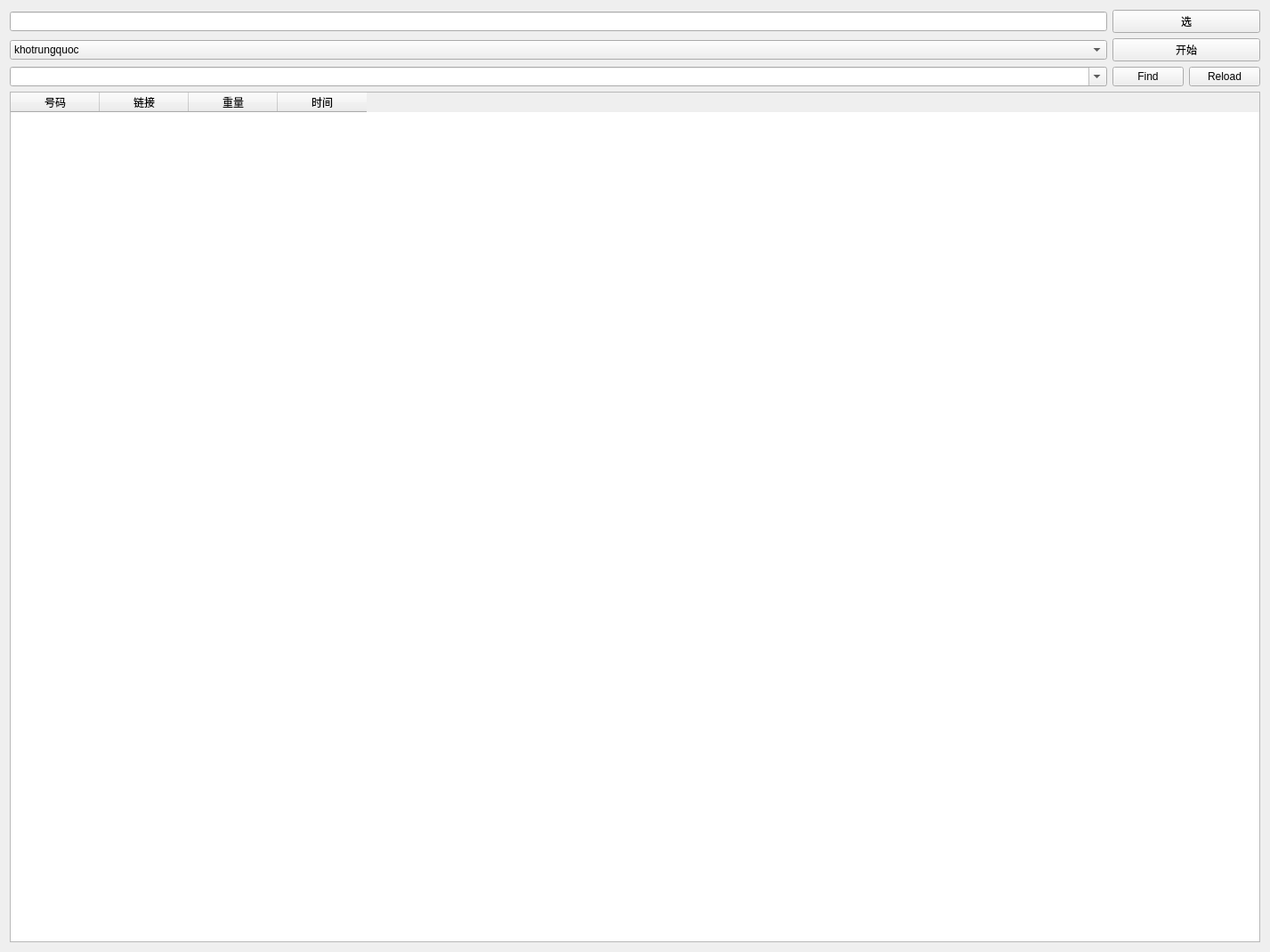
<?xml version="1.0" encoding="UTF-8"?>
<ui version="4.0">
 <class>Form</class>
 <widget class="QWidget" name="Form">
  <property name="geometry">
   <rect>
    <x>0</x>
    <y>0</y>
    <width>1427</width>
    <height>1070</height>
   </rect>
  </property>
  <property name="windowTitle">
   <string>Form</string>
  </property>
  <layout class="QGridLayout" name="gridLayout">
   <item row="0" column="0">
    <widget class="QLineEdit" name="lineEditPathKuaidi"/>
   </item>
   <item row="0" column="1" colspan="3">
    <widget class="QPushButton" name="ButtonSelectPath">
     <property name="text">
      <string>选</string>
     </property>
    </widget>
   </item>
   <item row="1" column="0">
    <widget class="QComboBox" name="comboBoxSite">
     <item>
      <property name="text">
       <string>khotrungquoc</string>
      </property>
     </item>
    </widget>
   </item>
   <item row="1" column="1" colspan="3">
    <widget class="QPushButton" name="pushButtonStart">
     <property name="text">
      <string>开始</string>
     </property>
    </widget>
   </item>
   <item row="4" column="0" colspan="4">
    <widget class="QTableWidget" name="tableWidgetReport">
     <column>
      <property name="text">
       <string>号码</string>
      </property>
     </column>
     <column>
      <property name="text">
       <string>链接</string>
      </property>
     </column>
     <column>
      <property name="text">
       <string>重量</string>
      </property>
     </column>
     <column>
      <property name="text">
       <string>时间</string>
      </property>
     </column>
    </widget>
   </item>
   <item row="2" column="0">
    <widget class="QComboBox" name="cbfind">
     <property name="editable">
      <bool>true</bool>
     </property>
    </widget>
   </item>
   <item row="2" column="1">
    <widget class="QPushButton" name="pushButtonFind">
     <property name="text">
      <string>Find</string>
     </property>
    </widget>
   </item>
   <item row="2" column="2" colspan="2">
    <widget class="QPushButton" name="pushButtonReload">
     <property name="text">
      <string>Reload</string>
     </property>
    </widget>
   </item>
  </layout>
 </widget>
 <resources/>
 <connections/>
</ui>
